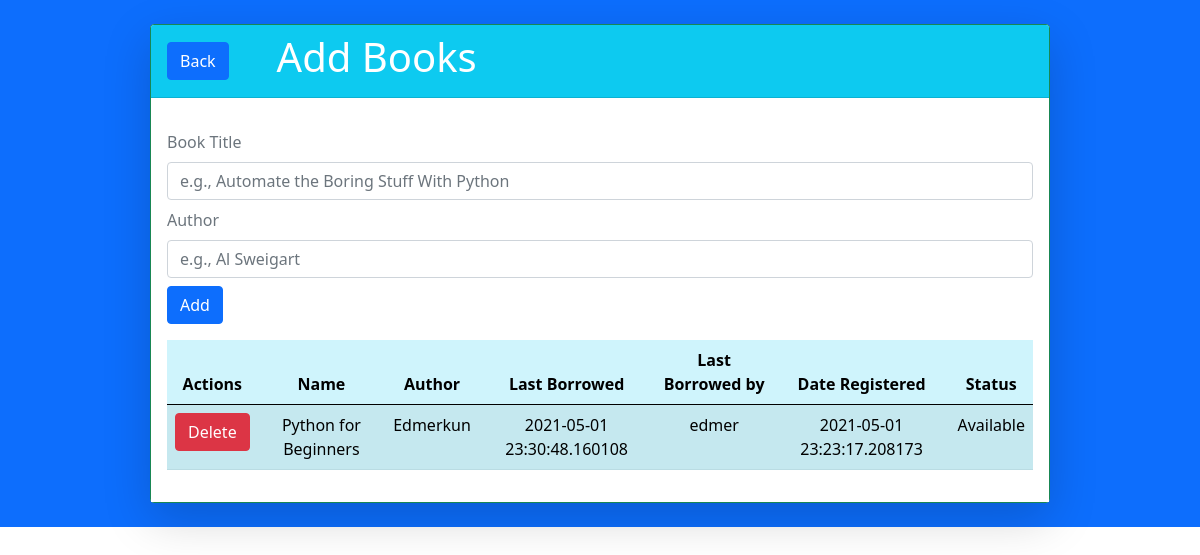
Page /add (signed in) on the earlier database version.
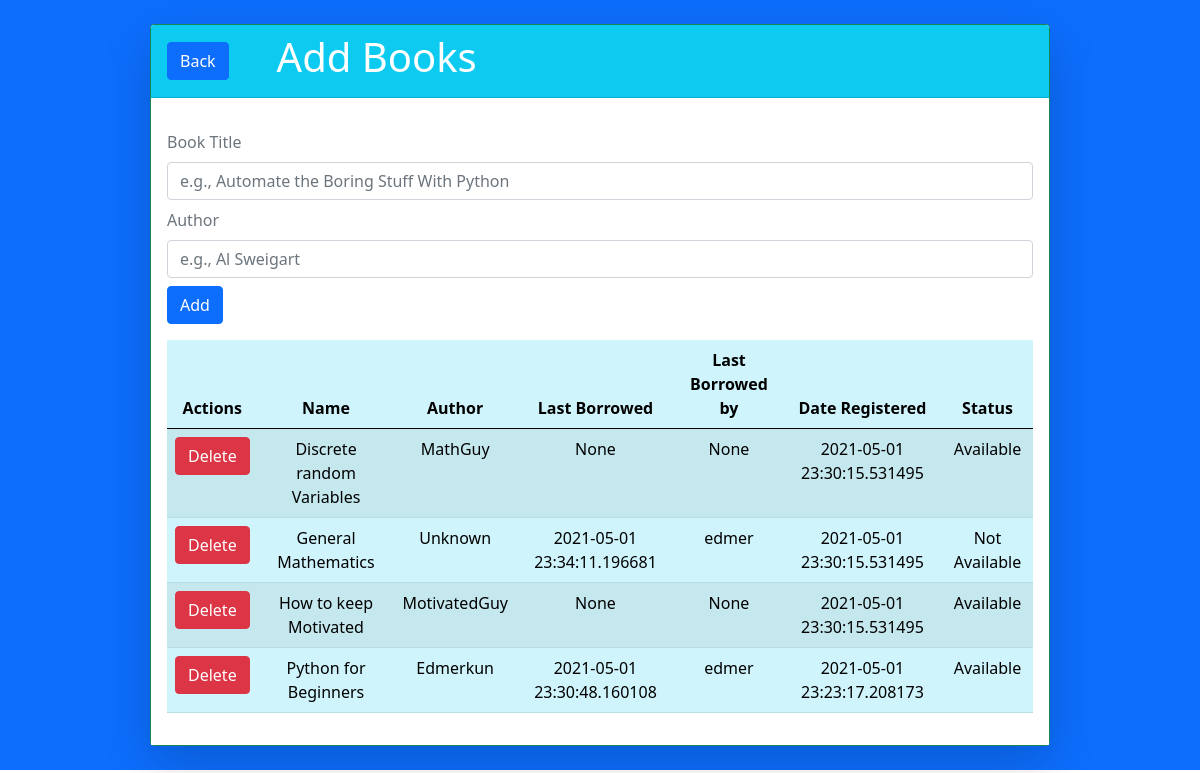
Same page on the later database version.
### app.py (models this page shows)
class Books(db.Model):
    id = db.Column(db.Integer,primary_key = True)
    bookName = db.Column(db.String(100), nullable = False)
    author = db.Column(db.String(50), nullable = False)
    isBorrowed = db.Column(db.Boolean, nullable = False, default=False)
    borrowedBy = db.Column(db.String(30), nullable = True)
    dateBorrowed = db.Column(db.DateTime, nullable = True)
    dateReturned = db.Column(db.DateTime,nullable=True)
    dateRegistered = db.Column(db.DateTime, nullable = False, default = datetime.now())

### app.py (the view)
@app.route('/add',methods=['POST','GET'])
@login_required
def addBooks():
    if request.method == 'POST':
        try:
            bookName= request.form.get('bookName')
            author = request.form.get('author')
            newBook = Books(bookName=bookName,author=author)
            db.session.add(newBook)
            db.session.commit()
            return redirect(url_for('addBooks'))
        except:
            flash('Book already exists','error')
            return redirect(url_for('addBooks'))
    else:
        contents = Books.query.order_by(Books.bookName).all()
        return render_template('add.html',contents=contents)

### app.py (called while the page is built)
@login_manager.user_loader
def load_user(user_id):
    return Users.query.get(int(user_id))

### templates/add.html (shortened to what this page needs)
{% extends 'base.html' %}
{% block content %}
    <main class="d-flex flex-column bg-primary">
        <div class="card shadow-lg border-success d-flex w-75 mx-auto my-4">
            <div class="d-flex align-items-center bg-info card-header text-center">
                <div class="btn btn-primary ms-0">
                    <a class="text-white text-decoration-none" href="{{url_for('indexPage')}}">Back</a>
                </div>
                <h1 class=" ms-5 text-white">Add Books</h1>
            </div>
            <div class="bg-white card-body text-center ">
                <div>
                    <form method="post" class="form-group d-flex align-items-sm-start flex-column my-3" action="{{url_for('addBooks')}}">
                        <label class="text-muted">
                            Book Title
                        </label>
                        <input class="form-control my-2" type="text" name="bookName" placeholder="e.g., Automate the Boring Stuff With Python">
                        <label class="text-muted">
                            Author
                        </label>
                        <input class="form-control my-2" type="text" name="author" placeholder="e.g., Al Sweigart">
                        <button type="submit" class="btn btn-primary">Add</button>
                    </form>
                </div>
                <table class="table table-info table-striped">
                    <thead>
                        <tr>
                            <th scope="col">
                                Actions
                            </th>
                            <th scope="col">
                                Name
                            </th>
                            <th scope="col">
                                Author
                            </th>
                            <th scope="col">
                                Last Borrowed
                            </th>
                            <th scope="col">
                                Last Borrowed by
                            </th>
                            <th scope="col">
                                Date Registered
                            </th>
                            <th scope="col">
                                Status
                            </th>
                        </tr>
                    </thead>
                    <tbody>
                        {% for content in contents %}
                            <tr>
                                <td>
                                    <form method="post" action="{{url_for('deleteBooks')}}">
                                        <button type="submit" value="{{content.bookName}}" name="delete_btn" class="btn btn-danger">Delete</button>
                                    </form>
                                </td>
                                <td>
                                    {{content.bookName}}
                                </td>
                                <td>
                                    {{content.author}}
                                </td>
                                <td>
                                    {{content.dateBorrowed}}
                                </td>
                                <td>
                                    {{content.borrowedBy}}
                                </td>
                                <td>
                                    {{content.dateRegistered}}
                                </td>
                                <td>
                                    {%if content.isBorrowed %}
                                    Not Available
                                    {% endif %}
                                    {%if not content.isBorrowed%}
                                    Available
                                    {% endif %}
                                </td>
                            </tr>
                        {% endfor %}
                    </tbody>
                </table>
            </div>
        </div>
    </main>
{% endblock content %}

Differences in the rows shown:
added Books: bookName "Discrete random Variables", author "MathGuy", dateBorrowed "None", borrowedBy "None", dateRegistered "2021-05-01 23:30:15.531495", isBorrowed "Available"
added Books: bookName "General Mathematics", author "Unknown", dateBorrowed "2021-05-01 23:34:11.196681", borrowedBy "edmer", dateRegistered "2021-05-01 23:30:15.531495", isBorrowed "Not Available"
added Books: bookName "How to keep Motivated", author "MotivatedGuy", dateBorrowed "None", borrowedBy "None", dateRegistered "2021-05-01 23:30:15.531495", isBorrowed "Available"
